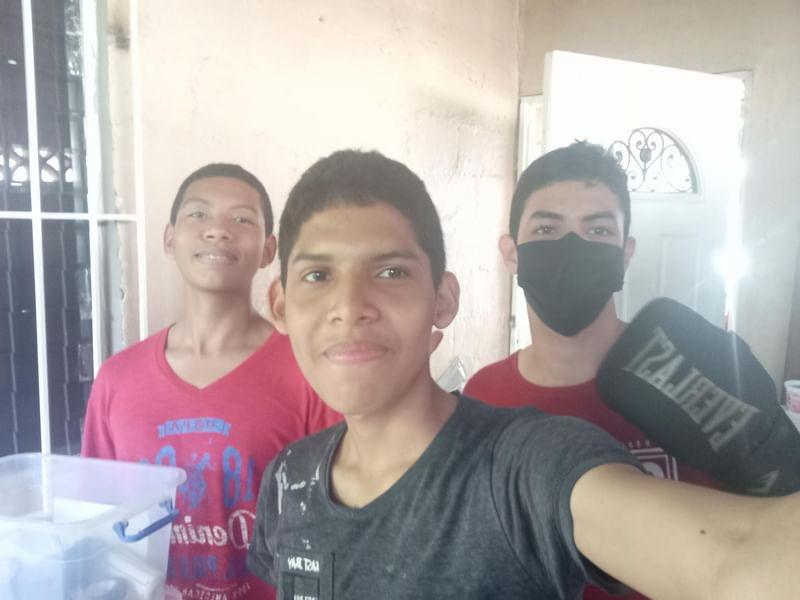
#> input picture t-photos/Funny Photo.jpg, 800 x 600 px, given in place of the camera
$ python camera.py
#> lines starting #> are read from the running program, lines starting #| are printed output that depends on the picture; after the words box and inside, x2 and y2 are one past the last pixel; in counts of white or black regions, pixels touching at a corner belong together
#> further down, frame is the input picture: shape (600, 800, 3); mean B, G, R 167.1, 166.8, 176.7
import cv2
import serial
import time

# Open serial port to Arduino (adjust if needed)
arduino = serial.Serial('/dev/ttyUSB0', 9600)
time.sleep(2)  # Give Arduino time to reset

# Open the default camera (usually rear)
cap = cv2.VideoCapture(0)

# Define HSV color ranges
green_lower = (40, 40, 40)
green_upper = (80, 255, 255)

red_lower1 = (0, 120, 70)
red_upper1 = (10, 255, 255)
red_lower2 = (160, 120, 70)
red_upper2 = (180, 255, 255)

def detect_color(frame):
    hsv = cv2.cvtColor(frame, cv2.COLOR_BGR2HSV)
#> hsv: shape (600, 800, 3); mean H, S, V 66.8, 41.1, 184.3

    green_mask = cv2.inRange(hsv, green_lower, green_upper)
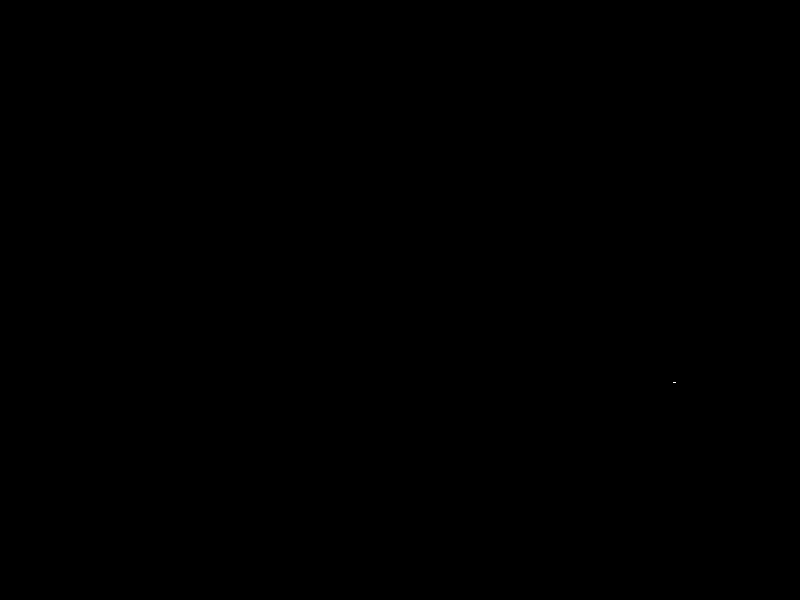
#> green_mask: shape (600, 800); 0% white in thin lines or dots, all inside (x1, y1, x2, y2) = (673, 382, 676, 383)
    red_mask1 = cv2.inRange(hsv, red_lower1, red_upper1)
#> red_mask1: shape (600, 800); 0% white in thin lines or dots, all inside (x1, y1, x2, y2) = (648, 599, 649, 600)
    red_mask2 = cv2.inRange(hsv, red_lower2, red_upper2)
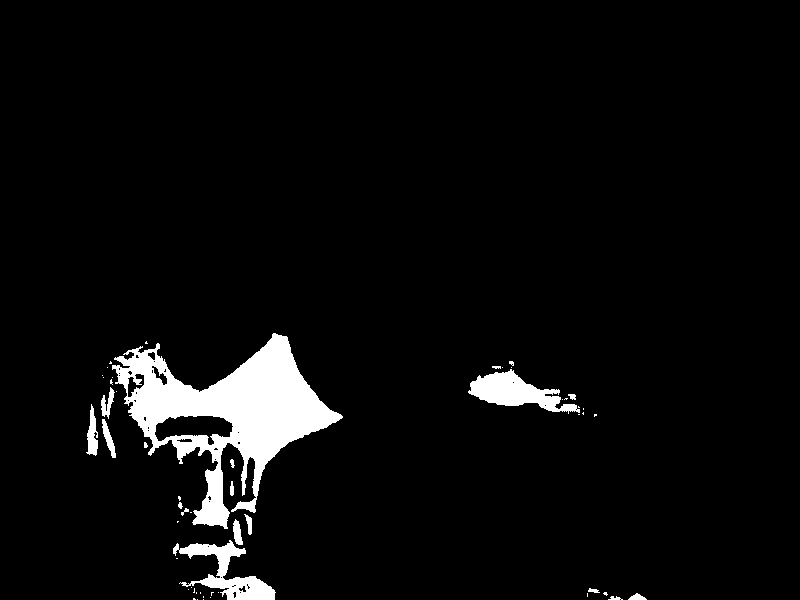
#> red_mask2: shape (600, 800); 4.6% white; 54 white regions (37 under 20 px), largest, box (x1, y1, x2, y2) and area: (112, 333, 343, 529) 16335, (468, 369, 580, 414) 2264, (173, 540, 276, 600) 2164
    red_mask = red_mask1 | red_mask2

    green_pixels = cv2.countNonZero(green_mask)
#> green_pixels = 3
    red_pixels = cv2.countNonZero(red_mask)
#> red_pixels = 22284

    if green_pixels > red_pixels and green_pixels > 500:
        return "GREEN"
    elif red_pixels > green_pixels and red_pixels > 500:
        return "RED"
    else:
        return None

while True:
    ret, frame = cap.read()
    if not ret:
        break

    color = detect_color(frame)
#> color = 'RED'
    if color:
        print(f"Detected: {color}")
#| Detected: RED
        arduino.write((color + '\n').encode())  # Send to Arduino
        time.sleep(2)  # Optional delay to avoid spamming

    # Optional preview (can be removed for performance)
    # cv2.imshow("Camera", frame)
    # if cv2.waitKey(1) == 27:  # Press ESC to exit
    #     break

# Cleanup
cap.release()
# cv2.destroyAllWindows()
arduino.close()

$ run again, on t-photos/Oficcial Photo.jpg
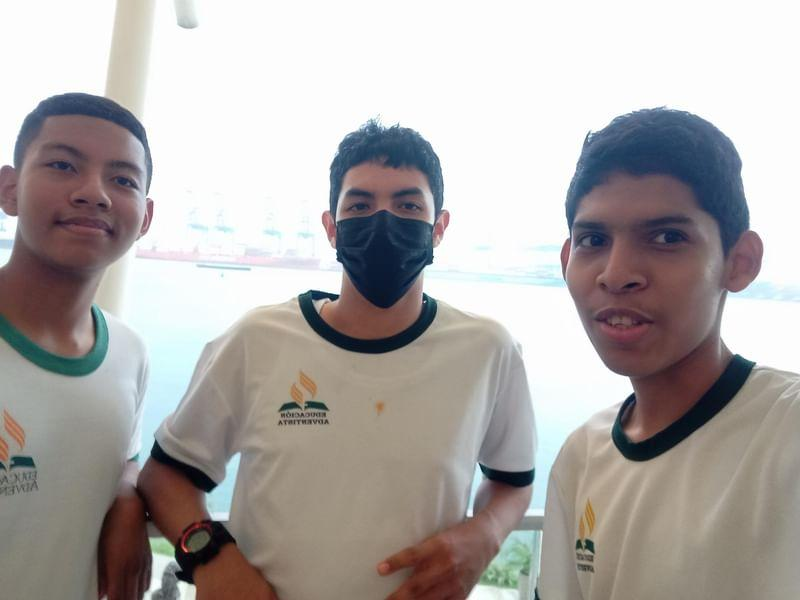
#> input picture t-photos/Oficcial Photo.jpg, 800 x 600 px, given in place of the camera
#> frame is the input picture: shape (600, 800, 3); mean B, G, R 168.1, 169.9, 174.4
#> hsv: shape (600, 800, 3); mean H, S, V 46.4, 38.6, 179.9
#> in detect_color, `green_mask = cv2.inRange(hsv, green_lower, green_upper)`:
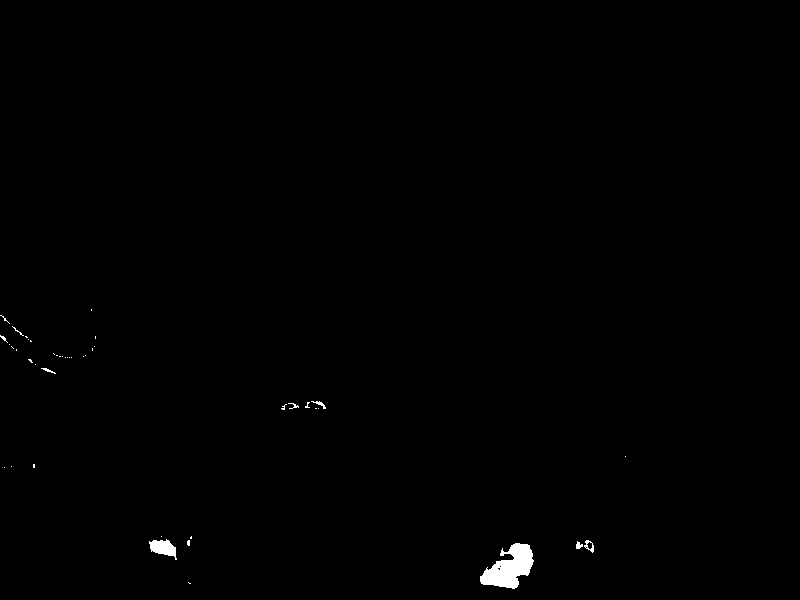
#> green_mask: shape (600, 800); 0.44% white; 44 white regions (36 under 20 px), largest, box (x1, y1, x2, y2) and area: (480, 543, 534, 589) 1412, (149, 539, 177, 560) 334, (584, 540, 594, 553) 56
#> red_mask1: shape (600, 800); 2.4% white; 54 white regions (39 under 20 px), largest, box (x1, y1, x2, y2) and area: (378, 536, 465, 600) 3505, (195, 544, 279, 600) 2938, (151, 469, 204, 543) 2275
#> red_mask2: shape (600, 800); 0.15% white; 36 white regions (30 under 20 px), largest, box (x1, y1, x2, y2) and area: (616, 324, 643, 342) 216, (675, 383, 689, 401) 130, (181, 525, 199, 547) 95, (690, 389, 700, 402) 61, (680, 370, 690, 384) 50, (637, 284, 649, 291) 29
#> in detect_color, `red_mask = red_mask1 | red_mask2`:
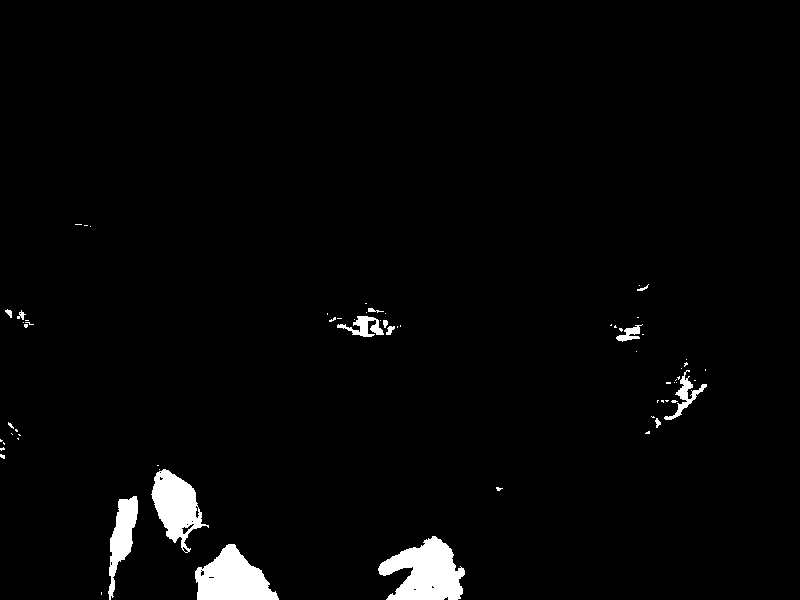
#> red_mask: shape (600, 800); 2.5% white; 67 white regions (53 under 20 px), largest, box (x1, y1, x2, y2) and area: (378, 536, 465, 600) 3505, (195, 544, 279, 600) 2938, (151, 469, 209, 553) 2425
#> green_pixels = 2103
#> red_pixels = 12011
#> color = 'RED'
#| Detected: RED
